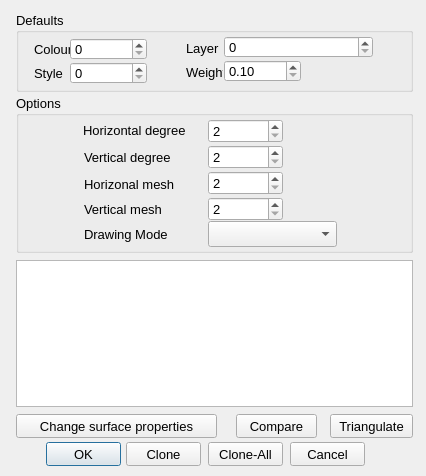
<?xml version="1.0" encoding="UTF-8"?>
<ui version="4.0">
 <class>Patch_Dialog</class>
 <widget class="QDialog" name="Patch_Dialog">
  <property name="geometry">
   <rect>
    <x>0</x>
    <y>0</y>
    <width>426</width>
    <height>476</height>
   </rect>
  </property>
  <property name="font">
   <font>
    <pointsize>10</pointsize>
   </font>
  </property>
  <property name="windowTitle">
   <string>Patch Options</string>
  </property>
  <widget class="QPushButton" name="_1">
   <property name="geometry">
    <rect>
     <x>46</x>
     <y>442</y>
     <width>75</width>
     <height>24</height>
    </rect>
   </property>
   <property name="font">
    <font>
     <pointsize>10</pointsize>
    </font>
   </property>
   <property name="text">
    <string>OK</string>
   </property>
  </widget>
  <widget class="QPushButton" name="_113">
   <property name="enabled">
    <bool>true</bool>
   </property>
   <property name="geometry">
    <rect>
     <x>126</x>
     <y>442</y>
     <width>75</width>
     <height>24</height>
    </rect>
   </property>
   <property name="font">
    <font>
     <pointsize>10</pointsize>
    </font>
   </property>
   <property name="text">
    <string>Clone</string>
   </property>
  </widget>
  <widget class="QPushButton" name="_114">
   <property name="enabled">
    <bool>true</bool>
   </property>
   <property name="geometry">
    <rect>
     <x>208</x>
     <y>442</y>
     <width>75</width>
     <height>24</height>
    </rect>
   </property>
   <property name="font">
    <font>
     <pointsize>10</pointsize>
    </font>
   </property>
   <property name="text">
    <string>Clone-All</string>
   </property>
  </widget>
  <widget class="QPushButton" name="_2">
   <property name="enabled">
    <bool>true</bool>
   </property>
   <property name="geometry">
    <rect>
     <x>290</x>
     <y>442</y>
     <width>75</width>
     <height>24</height>
    </rect>
   </property>
   <property name="font">
    <font>
     <pointsize>10</pointsize>
    </font>
   </property>
   <property name="text">
    <string>Cancel</string>
   </property>
  </widget>
  <widget class="QGroupBox" name="groupBox">
   <property name="geometry">
    <rect>
     <x>16</x>
     <y>95</y>
     <width>397</width>
     <height>158</height>
    </rect>
   </property>
   <property name="title">
    <string>Options</string>
   </property>
   <widget class="QLabel" name="label_8">
    <property name="geometry">
     <rect>
      <x>68</x>
      <y>52</y>
      <width>121</width>
      <height>20</height>
     </rect>
    </property>
    <property name="font">
     <font>
      <pointsize>10</pointsize>
     </font>
    </property>
    <property name="text">
     <string>Vertical degree</string>
    </property>
   </widget>
   <widget class="QLabel" name="label_7">
    <property name="geometry">
     <rect>
      <x>67</x>
      <y>25</y>
      <width>121</width>
      <height>20</height>
     </rect>
    </property>
    <property name="font">
     <font>
      <pointsize>10</pointsize>
     </font>
    </property>
    <property name="text">
     <string>Horizontal degree</string>
    </property>
   </widget>
   <widget class="QLabel" name="label_9">
    <property name="geometry">
     <rect>
      <x>68</x>
      <y>79</y>
      <width>121</width>
      <height>20</height>
     </rect>
    </property>
    <property name="font">
     <font>
      <pointsize>10</pointsize>
     </font>
    </property>
    <property name="text">
     <string>Horizonal mesh</string>
    </property>
   </widget>
   <widget class="QLabel" name="label_10">
    <property name="geometry">
     <rect>
      <x>68</x>
      <y>104</y>
      <width>121</width>
      <height>20</height>
     </rect>
    </property>
    <property name="font">
     <font>
      <pointsize>10</pointsize>
     </font>
    </property>
    <property name="text">
     <string>Vertical mesh</string>
    </property>
   </widget>
   <widget class="QLabel" name="label_11">
    <property name="geometry">
     <rect>
      <x>68</x>
      <y>129</y>
      <width>121</width>
      <height>20</height>
     </rect>
    </property>
    <property name="font">
     <font>
      <pointsize>10</pointsize>
     </font>
    </property>
    <property name="text">
     <string>Drawing Mode</string>
    </property>
   </widget>
   <widget class="QComboBox" name="_108">
    <property name="geometry">
     <rect>
      <x>192</x>
      <y>126</y>
      <width>129</width>
      <height>26</height>
     </rect>
    </property>
   </widget>
   <widget class="QSpinBox" name="_104">
    <property name="geometry">
     <rect>
      <x>192</x>
      <y>24</y>
      <width>75</width>
      <height>24</height>
     </rect>
    </property>
    <property name="minimum">
     <number>2</number>
    </property>
    <property name="maximum">
     <number>10</number>
    </property>
   </widget>
   <widget class="QSpinBox" name="_105">
    <property name="geometry">
     <rect>
      <x>192</x>
      <y>50</y>
      <width>75</width>
      <height>24</height>
     </rect>
    </property>
    <property name="minimum">
     <number>2</number>
    </property>
    <property name="maximum">
     <number>10</number>
    </property>
   </widget>
   <widget class="QSpinBox" name="_106">
    <property name="geometry">
     <rect>
      <x>192</x>
      <y>76</y>
      <width>75</width>
      <height>24</height>
     </rect>
    </property>
    <property name="minimum">
     <number>2</number>
    </property>
    <property name="maximum">
     <number>1000</number>
    </property>
   </widget>
   <widget class="QSpinBox" name="_107">
    <property name="geometry">
     <rect>
      <x>192</x>
      <y>102</y>
      <width>75</width>
      <height>24</height>
     </rect>
    </property>
    <property name="minimum">
     <number>2</number>
    </property>
    <property name="maximum">
     <number>1000</number>
    </property>
   </widget>
  </widget>
  <widget class="QPushButton" name="_112">
   <property name="enabled">
    <bool>true</bool>
   </property>
   <property name="geometry">
    <rect>
     <x>330</x>
     <y>414</y>
     <width>83</width>
     <height>24</height>
    </rect>
   </property>
   <property name="font">
    <font>
     <pointsize>10</pointsize>
    </font>
   </property>
   <property name="text">
    <string>Triangulate</string>
   </property>
   <property name="autoDefault">
    <bool>false</bool>
   </property>
  </widget>
  <widget class="QGroupBox" name="groupBox_3">
   <property name="geometry">
    <rect>
     <x>16</x>
     <y>12</y>
     <width>397</width>
     <height>80</height>
    </rect>
   </property>
   <property name="title">
    <string>Defaults</string>
   </property>
   <widget class="QPushButton" name="_1002">
    <property name="enabled">
     <bool>true</bool>
    </property>
    <property name="geometry">
     <rect>
      <x>134</x>
      <y>49</y>
      <width>24</width>
      <height>24</height>
     </rect>
    </property>
    <property name="toolTip">
     <string>Select Style</string>
    </property>
    <property name="statusTip">
     <string/>
    </property>
    <property name="text">
     <string/>
    </property>
    <property name="icon">
     <iconset resource="../RealCAD.qrc">
      <normaloff>:/images/PROPERTIES-styles.svg</normaloff>:/images/PROPERTIES-styles.svg</iconset>
    </property>
    <property name="iconSize">
     <size>
      <width>20</width>
      <height>20</height>
     </size>
    </property>
    <property name="autoDefault">
     <bool>false</bool>
    </property>
    <property name="flat">
     <bool>true</bool>
    </property>
   </widget>
   <widget class="QLabel" name="label_103">
    <property name="geometry">
     <rect>
      <x>170</x>
      <y>50</y>
      <width>37</width>
      <height>20</height>
     </rect>
    </property>
    <property name="font">
     <font>
      <pointsize>10</pointsize>
     </font>
    </property>
    <property name="text">
     <string>Weight</string>
    </property>
   </widget>
   <widget class="QPushButton" name="_1001">
    <property name="enabled">
     <bool>true</bool>
    </property>
    <property name="geometry">
     <rect>
      <x>360</x>
      <y>24</y>
      <width>24</width>
      <height>24</height>
     </rect>
    </property>
    <property name="toolTip">
     <string>Select Layer</string>
    </property>
    <property name="statusTip">
     <string/>
    </property>
    <property name="text">
     <string/>
    </property>
    <property name="icon">
     <iconset resource="../RealCAD.qrc">
      <normaloff>:/images/PROPERTIES-layers.svg</normaloff>:/images/PROPERTIES-layers.svg</iconset>
    </property>
    <property name="iconSize">
     <size>
      <width>20</width>
      <height>20</height>
     </size>
    </property>
    <property name="flat">
     <bool>true</bool>
    </property>
   </widget>
   <widget class="QSpinBox" name="_102">
    <property name="enabled">
     <bool>true</bool>
    </property>
    <property name="geometry">
     <rect>
      <x>54</x>
      <y>50</y>
      <width>77</width>
      <height>22</height>
     </rect>
    </property>
    <property name="font">
     <font>
      <family>Lucida Grande</family>
      <pointsize>10</pointsize>
     </font>
    </property>
    <property name="maximum">
     <number>255</number>
    </property>
   </widget>
   <widget class="QLabel" name="label_100">
    <property name="geometry">
     <rect>
      <x>18</x>
      <y>27</y>
      <width>39</width>
      <height>20</height>
     </rect>
    </property>
    <property name="font">
     <font>
      <pointsize>10</pointsize>
     </font>
    </property>
    <property name="text">
     <string>Colour</string>
    </property>
   </widget>
   <widget class="QLabel" name="label_102">
    <property name="geometry">
     <rect>
      <x>18</x>
      <y>51</y>
      <width>41</width>
      <height>20</height>
     </rect>
    </property>
    <property name="font">
     <font>
      <pointsize>10</pointsize>
     </font>
    </property>
    <property name="text">
     <string>Style</string>
    </property>
   </widget>
   <widget class="QPushButton" name="_1000">
    <property name="enabled">
     <bool>true</bool>
    </property>
    <property name="geometry">
     <rect>
      <x>134</x>
      <y>25</y>
      <width>24</width>
      <height>24</height>
     </rect>
    </property>
    <property name="toolTip">
     <string>Select Colour</string>
    </property>
    <property name="text">
     <string/>
    </property>
    <property name="icon">
     <iconset resource="../RealCAD.qrc">
      <normaloff>:/images/PROPERTIES-colours.svg</normaloff>:/images/PROPERTIES-colours.svg</iconset>
    </property>
    <property name="iconSize">
     <size>
      <width>20</width>
      <height>20</height>
     </size>
    </property>
    <property name="autoDefault">
     <bool>false</bool>
    </property>
    <property name="flat">
     <bool>true</bool>
    </property>
   </widget>
   <widget class="QSpinBox" name="_100">
    <property name="enabled">
     <bool>true</bool>
    </property>
    <property name="geometry">
     <rect>
      <x>54</x>
      <y>26</y>
      <width>77</width>
      <height>22</height>
     </rect>
    </property>
    <property name="font">
     <font>
      <family>Lucida Grande</family>
      <pointsize>10</pointsize>
     </font>
    </property>
    <property name="specialValueText">
     <string/>
    </property>
    <property name="maximum">
     <number>255</number>
    </property>
   </widget>
   <widget class="WeightSpinBox" name="_103">
    <property name="enabled">
     <bool>true</bool>
    </property>
    <property name="geometry">
     <rect>
      <x>208</x>
      <y>48</y>
      <width>77</width>
      <height>22</height>
     </rect>
    </property>
    <property name="font">
     <font>
      <family>Lucida Grande</family>
      <pointsize>10</pointsize>
     </font>
    </property>
    <property name="specialValueText">
     <string/>
    </property>
    <property name="minimum">
     <double>0.100000000000000</double>
    </property>
    <property name="maximum">
     <double>3.000000000000000</double>
    </property>
    <property name="singleStep">
     <double>0.100000000000000</double>
    </property>
   </widget>
   <widget class="LayerSpinBox" name="_101">
    <property name="enabled">
     <bool>true</bool>
    </property>
    <property name="geometry">
     <rect>
      <x>208</x>
      <y>24</y>
      <width>149</width>
      <height>22</height>
     </rect>
    </property>
    <property name="font">
     <font>
      <family>Lucida Grande</family>
      <pointsize>10</pointsize>
     </font>
    </property>
    <property name="suffix">
     <string/>
    </property>
    <property name="maximum">
     <number>2049</number>
    </property>
   </widget>
   <widget class="QPushButton" name="_1003">
    <property name="enabled">
     <bool>true</bool>
    </property>
    <property name="geometry">
     <rect>
      <x>288</x>
      <y>48</y>
      <width>24</width>
      <height>24</height>
     </rect>
    </property>
    <property name="toolTip">
     <string>Select Weight</string>
    </property>
    <property name="statusTip">
     <string/>
    </property>
    <property name="text">
     <string/>
    </property>
    <property name="icon">
     <iconset resource="../RealCAD.qrc">
      <normaloff>:/images/PROPERTIES-weights.svg</normaloff>:/images/PROPERTIES-weights.svg</iconset>
    </property>
    <property name="iconSize">
     <size>
      <width>20</width>
      <height>20</height>
     </size>
    </property>
    <property name="flat">
     <bool>true</bool>
    </property>
   </widget>
   <widget class="QLabel" name="label_101">
    <property name="geometry">
     <rect>
      <x>170</x>
      <y>26</y>
      <width>33</width>
      <height>20</height>
     </rect>
    </property>
    <property name="font">
     <font>
      <pointsize>10</pointsize>
     </font>
    </property>
    <property name="text">
     <string>Layer</string>
    </property>
   </widget>
  </widget>
  <widget class="QPushButton" name="_110">
   <property name="enabled">
    <bool>true</bool>
   </property>
   <property name="geometry">
    <rect>
     <x>16</x>
     <y>414</y>
     <width>201</width>
     <height>24</height>
    </rect>
   </property>
   <property name="font">
    <font>
     <pointsize>10</pointsize>
    </font>
   </property>
   <property name="text">
    <string>Change surface properties</string>
   </property>
   <property name="autoDefault">
    <bool>false</bool>
   </property>
  </widget>
  <widget class="QPushButton" name="_111">
   <property name="enabled">
    <bool>true</bool>
   </property>
   <property name="geometry">
    <rect>
     <x>236</x>
     <y>414</y>
     <width>81</width>
     <height>24</height>
    </rect>
   </property>
   <property name="font">
    <font>
     <pointsize>10</pointsize>
    </font>
   </property>
   <property name="text">
    <string>Compare</string>
   </property>
   <property name="autoDefault">
    <bool>false</bool>
   </property>
  </widget>
  <widget class="QGraphicsView" name="_109">
   <property name="geometry">
    <rect>
     <x>16</x>
     <y>260</y>
     <width>397</width>
     <height>147</height>
    </rect>
   </property>
   <property name="verticalScrollBarPolicy">
    <enum>Qt::ScrollBarAlwaysOff</enum>
   </property>
   <property name="horizontalScrollBarPolicy">
    <enum>Qt::ScrollBarAlwaysOff</enum>
   </property>
  </widget>
 </widget>
 <customwidgets>
  <customwidget>
   <class>WeightSpinBox</class>
   <extends>QDoubleSpinBox</extends>
   <header>../RealCADQt/source/weightspinbox.h</header>
  </customwidget>
  <customwidget>
   <class>LayerSpinBox</class>
   <extends>QSpinBox</extends>
   <header>../RealCADQt/source/layerspinbox.h</header>
  </customwidget>
 </customwidgets>
 <resources>
  <include location="../RealCAD.qrc"/>
 </resources>
 <connections/>
</ui>
